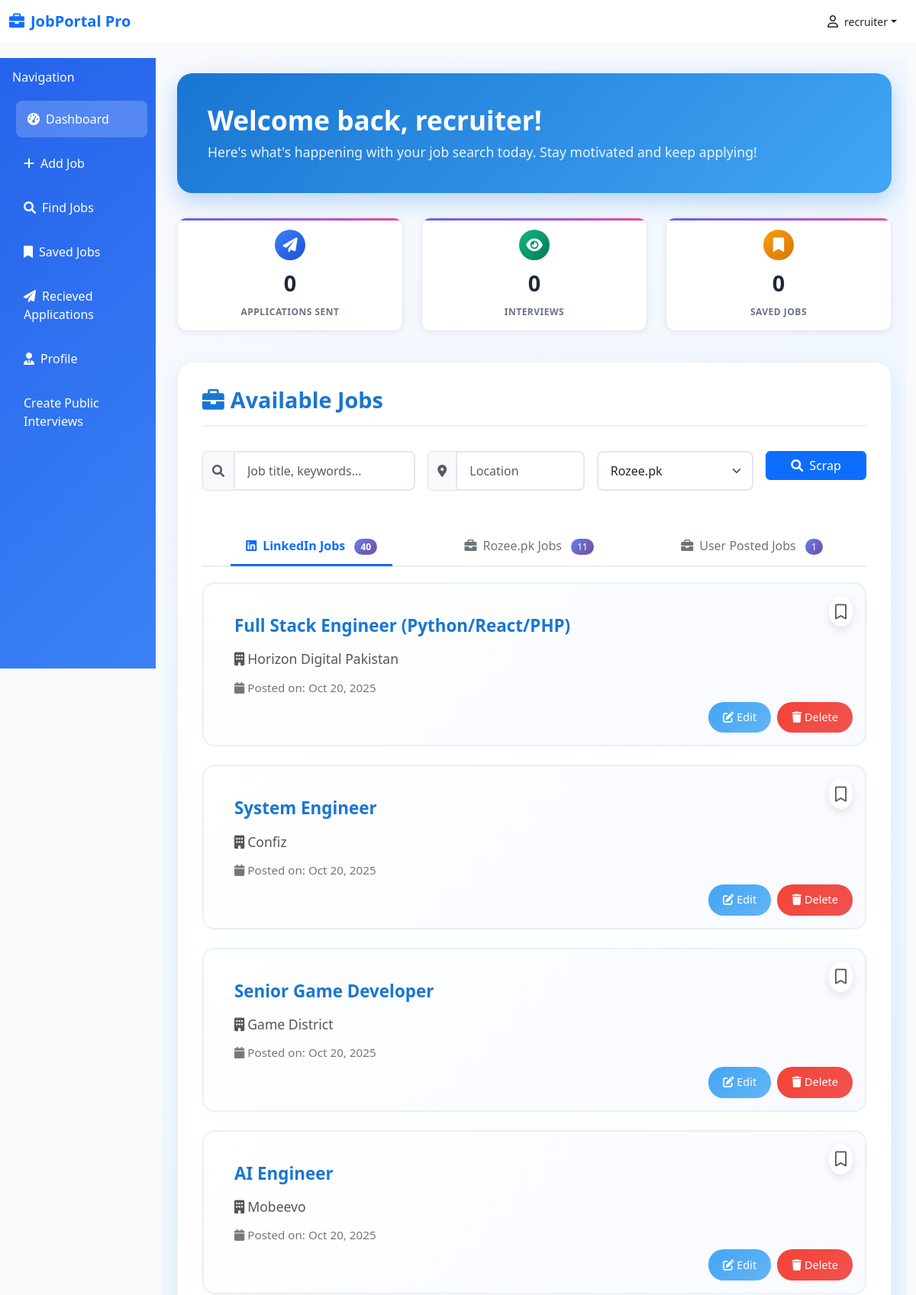
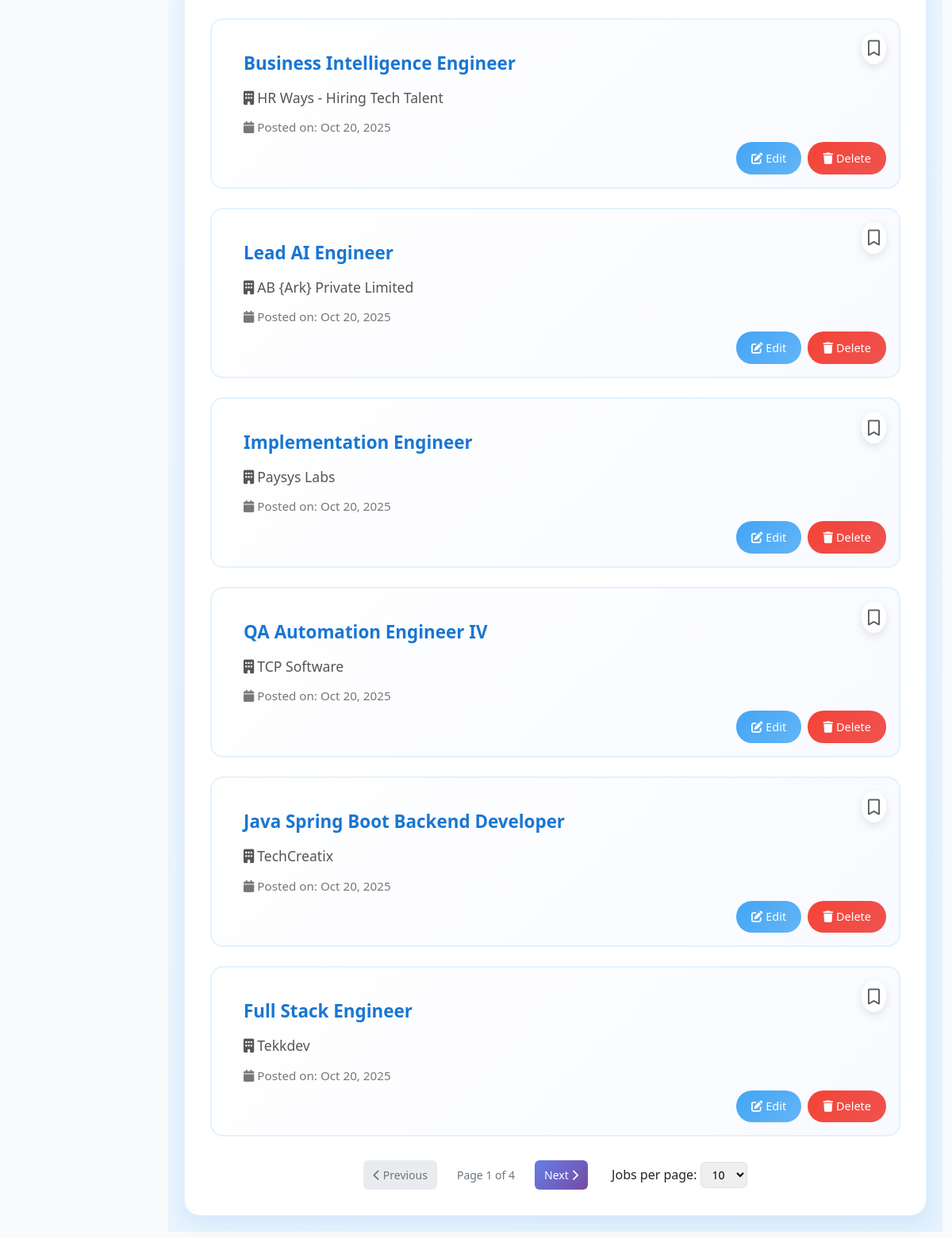
The app's page /dashboard (signed in) with its own data (2 pictures, top to bottom).
### database/models.py (models this page shows)
class User(Base):
    __tablename__ = "users"
    id = Column(Integer(), primary_key=True)
    name = Column(String(256), nullable=False)
    email = Column(String(256), nullable=False)
    password = Column(String(256), nullable=False)
    is_recruiter = Column(Boolean, default=False)

class Job(Base):
    __tablename__ = "job"
    id = Column(Integer, primary_key=True, index=True)
    link = Column(String, nullable=True)
    logo = Column(String, nullable=True)
    title = Column(String, nullable=False)
    company = Column(String, nullable=True)
    location = Column(String, nullable=True)
    salary = Column(String, nullable=True)
    description = Column(Text, nullable=True)
    responsibilities = Column(Text, nullable=True)
    requirements = Column(Text, nullable=True)
    skills = Column(JSON, nullable=True)
    seniority_level = Column(String, nullable=True)
    employment_type = Column(String, nullable=True)
    job_function = Column(String, nullable=True)
    industry = Column(String, nullable=True)
    posted_on = Column(String, nullable=True)
    source = Column(String, nullable=False)
    created_at = Column(DateTime, default=datetime.utcnow)
    user_id = Column(Integer(), ForeignKey('users.id'))
    user = relationship("User", backref=backref("job", cascade='all, delete-orphan'))

### apps/dashboard/dashboard.py (the view)
@dashboard_router.get("/dashboard", response_model=list[JobResponse])
async def dashboard(request:Request,
    current_user: str = Depends(get_current_user),
    db:Session=Depends(get_db)
    ):
    jobs = db.query(Job).order_by(Job.created_at.desc()).all()
    applications_count = db.query(Applicant).filter(Applicant.applicant == current_user.id).count()
    saved_count = db.query(SaveJob).filter(SaveJob.user_id == current_user.id).count()
    shortlisted_count = db.query(Applicant).filter(
        Applicant.applicant == current_user.id,
        Applicant.status == "shortlisted"
    ).count()
    stats = {
        "applications": applications_count,
        "saved": saved_count,
        "shortlisted": shortlisted_count
    }
    return templates.TemplateResponse("dashboard.html", {"request":request, "jobs":jobs, "current_user":current_user, "stats":stats})

### templates/dashboard.html (shortened to what this page needs)
{% extends 'base.html' %}
{% block csslink %}
    <link rel="stylesheet" href="{{ url_for('static', path='css/dashboard.css') }}">
{% endblock %}
{% block content %}
<div class="col-md-9 col-lg-10">
    <div class="main-content">
        <div class="welcome-section">
            <h2>Welcome back, {{current_user.name}}!</h2>
            <p>Here's what's happening with your job search today. Stay motivated and keep applying!</p>
        </div>
        <div class="row mb-4">
            <div class="col-md-4 mb-3">
                <div class="stats-card text-center">
                    <div class="stats-icon icon-applications">
                        <i class="fas fa-paper-plane"></i>
                    </div>
                    <div class="stats-number">{{stats.applications}}</div>
                    <div class="stats-label">Applications Sent</div>
                </div>
            </div>
            <div class="col-md-4 mb-3">
                <div class="stats-card text-center">
                    <div class="stats-icon icon-views">
                        <i class="fas fa-eye"></i>
                    </div>
                    <div class="stats-number">{{stats.shortlisted}}</div>
                    <div class="stats-label">Interviews</div>
                </div>
            </div>
            <div class="col-md-4 mb-3">
                <div class="stats-card text-center">
                    <div class="stats-icon icon-saved">
                        <i class="fas fa-bookmark"></i>
                    </div>
                    <div class="stats-number">{{stats.saved}}</div>
                    <div class="stats-label">Saved Jobs</div>
                </div>
            </div>
        </div>
        <div class="jobs-section">
            <div class="jobs-header">
                <h2><i class="fas fa-briefcase me-2"></i>Available Jobs</h2>
            </div>
            {% if current_user.is_recruiter %}
            <form method="post" action="{{ url_for('scrap_rozeepk') }}" class="mb-5">
                <div class="row g-3">
                    <div class="col-md-4">
                        <div class="input-group">
                            <span class="input-group-text bg-light">
                                <i class="fas fa-search text-muted"></i>
                            </span>
                            <input type="text" name="job_title" class="form-control" placeholder="Job title, keywords..." id="jobSearch">
                        </div>
                    </div>
                    <div class="col-md-3">
                        <div class="input-group">
                            <span class="input-group-text bg-light">
                                <i class="fas fa-map-marker-alt text-muted"></i>
                            </span>
                            <input type="text" class="form-control" name="location" placeholder="Location" id="locationSearch">
                        </div>
                    </div>
                    <div class="col-md-3">
                        <select class="form-select" id="jobType" name="source">
                            <option value="rozeepk">Rozee.pk</option>
                        </select>
                    </div>
                    <div class="col-md-2">
                        <button type="submit" class="btn btn-primary w-100">
                            <i class="fas fa-search me-2"></i>Scrap
                        </button>
                    </div>
                </div>
            </form>
            {% endif %}
            <ul class="nav nav-tabs justify-content-around job-tabs" id="jobTabs" role="tablist">
                <li class="nav-item" role="presentation">
                    <button class="nav-link active" id="linkedin-tab" data-bs-toggle="tab" data-bs-target="#linkedin-jobs" type="button" role="tab">
                        <i class="fab fa-linkedin me-2"></i>LinkedIn Jobs
                        <span class="job-count-badge" id="linkedin-count">0</span>
                    </button>
                </li>
                <li class="nav-item" role="presentation">
                    <button class="nav-link" id="rozee-tab" data-bs-toggle="tab" data-bs-target="#rozee-jobs" type="button" role="tab">
                        <i class="fas fa-briefcase me-2"></i>Rozee.pk Jobs
                        <span class="job-count-badge" id="rozee-count">0</span>
                    </button>
                </li>
                <li class="nav-item" role="presentation">
                    <button class="nav-link" id="user-posted-tab" data-bs-toggle="tab" data-bs-target="#user-posted-jobs" type="button" role="tab">
                        <i class="fas fa-briefcase me-2"></i>User Posted Jobs
                        <span class="job-count-badge" id="user-posted-count">0</span>
                    </button>
                </li>
            </ul>
            <div class="tab-content" id="jobTabsContent">
                <div class="tab-pane fade show active" id="linkedin-jobs" role="tabpanel">
                    <div id="linkedin-jobs-container">
                    </div>
                    <div class="pagination-container" id="linkedin-pagination" style="display: none;">
                        <button class="pagination-btn" id="linkedin-prev">
                            <i class="fas fa-chevron-left"></i> Previous
                        </button>
                        <span class="pagination-info" id="linkedin-info"></span>
                        <button class="pagination-btn" id="linkedin-next">
                            Next <i class="fas fa-chevron-right"></i>
                        </button>
                        <div class="page-size-selector">
                            <label for="linkedin-page-size">Jobs per page:</label>
                            <select id="linkedin-page-size">
                                <option value="10" selected>10</option>
                            </select>
                        </div>
                    </div>
                </div>
            </div>
            <div id="all-jobs" style="display: none;">
                {% for job in jobs %}
                <div class="job-item" data-source="{{ job.source }}">
                    <form action="{{ url_for('save_job', job_id=job.id) }}" method="post" class="position-absolute top-0 end-0 m-3">
                        {% set saved_job_ids = current_user.savejob | map(attribute='job_id') | list %}
                        <button class="bookmark-btn" {% if job.id in saved_job_ids %} disabled {% endif %}>
                            {% if job.id in saved_job_ids %}
                                <i class="fa-solid fa-bookmark fa-lg text-warning"></i>
                            {% else %}
                                <i class="fa-regular fa-bookmark fa-lg text-muted"></i>
                            {% endif %}
                        </button>
                    </form>
                    <div class="pe-5">
                        <a href="{{ url_for('get_job_detail', job_id=job.id) }}" class="job-title">
                            {{ job.title }}
                        </a>
                        <div class="job-company">
                            <i class="fas fa-building me-1"></i>{{ job.company }}
                        </div>
                        <div class="job-posted">
                            <i class="fas fa-calendar me-1"></i>Posted on: {{ job.created_at.strftime('%b %d, %Y') }}
                        </div>
                    </div>
                    {% if current_user.is_recruiter %}
                    <div class="position-absolute bottom-0 end-0 m-3">
                        <div class="recruiter-actions">
                            <a class="btn-edit" href="{{ url_for('get_edit_job', job_id=job.id) }}">
                                <i class="fas fa-edit me-1"></i>Edit
                            </a>
                            <a class="btn-delete" href="{{ url_for('delete_job', job_id=job.id) }}">
                                <i class="fas fa-trash me-1"></i>Delete
                            </a>
                        </div>
                    </div>
                    {% endif %}
                </div>
                {% endfor %}
            </div>
        </div>
    </div>
</div>
{% endblock %}

### templates/base.html (shortened to what this page needs)
<!DOCTYPE html>
<html lang="en">
<head>
    <link href="https://cdn.jsdelivr.net/npm/bootstrap@5.3.0/dist/css/bootstrap.min.css" rel="stylesheet">
    <link href="https://cdnjs.cloudflare.com/ajax/libs/font-awesome/6.0.0/css/all.min.css" rel="stylesheet">
    {% block csslink %} {% endblock %}
    <link rel="stylesheet" href="{{ url_for('static', path='css/base.css') }}">
</head>
<body>
    <nav class="navbar navbar-expand-lg navbar-light bg-white fixed-top">
        <div class="container-fluid">
            <a class="navbar-brand fw-bold text-primary" href=" {{url_for('dashboard')}} ">
                <i class="fas fa-briefcase me-2"></i>JobPortal Pro
            </a>
            <div class="d-flex align-items-center">
                <div class="dropdown">
                    <button class="btn text-dark dropdown-toggle d-flex align-items-center" type="button"
                        id="userDropdown" data-bs-toggle="dropdown" aria-expanded="false">
                        <i class="fa-regular fa-user me-2"></i>
                        <small>{{ current_user.name }}</small>
                    </button>
                </div>
            </div>
        </div>
    </nav>
    <div class="container-fluid" style="margin-top: 76px;">
        <div class="row">
            <div class="col-md-3 col-lg-2 px-0">
                <div class="sidebar">
                    <div class="p-3">
                        <h6 class="text-white mb-3">Navigation</h6>
                        <nav class="nav flex-column">
                            <a class="nav-link {% if request.url.path == '/dashboard' %}active{% endif %}"
                                href=" {{url_for('dashboard')}} "><i
                                    class="fas fa-tachometer-alt me-2"></i>Dashboard</a>
                            {% if current_user.is_recruiter %}
                            <a class="nav-link {% if request.url.path=='/add-job' %}active{% endif %}"
                                href=" {{url_for('add_job')}} "><i class="fas fa-plus me-2"></i>Add Job</a>
                            {% endif %}
                            <a class="nav-link {% if request.url.path=='/search' %}active{% endif %}"
                                href="{{url_for('get_search')}}"><i class="fas fa-search me-2"></i>Find Jobs</a>
                            <a class="nav-link {% if request.url.path=='/saved-job' %}active{% endif %}"
                                href=" {{url_for('saved_job')}} "><i class="fas fa-bookmark me-2"></i>Saved Jobs</a>
                            {% if current_user.is_recruiter %}
                            <a class="nav-link {% if request.url.path=='/get-applicant' %}active{% endif %}"
                                href=" {{url_for('get_applicants')}} "><i class="fas fa-paper-plane me-2"></i>Recieved
                                Applications</a>
                            {% endif %}
                            <a class="nav-link {% if request.url.path=='/profile' %}active{% endif %}"
                                href="{{url_for('get_profile')}}"><i class="fas fa-user-tie me-2"></i>Profile</a>
                            {% if current_user.is_recruiter %}
                            <a class="nav-link {% if request.url.path=='/recruiter-public-interview' %}active{% endif %}"
                                href=" {{url_for('recruiter_public_interview')}} ">Create Public Interviews</a>
                            {% endif %}
                        </nav>
                    </div>
                </div>
            </div>
            {% block content %} {% endblock %}
        </div>
    </div>
</body>
</html>

### records on screen
User: name "recruiter"
Job: title "Full Stack Engineer (Python/React/PHP)", company "Horizon Digital Pakistan", created_at "Oct 20, 2025"
Job: title "System Engineer", company "Confiz", created_at "Oct 20, 2025"
Job: title "Senior Game Developer", company "Game District", created_at "Oct 20, 2025"
Job: title "AI Engineer", company "Mobeevo", created_at "Oct 20, 2025"
Job: title "Business Intelligence Engineer", company "HR Ways - Hiring Tech Talent", created_at "Oct 20, 2025"
Job: title "Lead AI Engineer", company "AB {Ark} Private Limited", created_at "Oct 20, 2025"
Job: title "Implementation Engineer", company "Paysys Labs", created_at "Oct 20, 2025"
Job: title "QA Automation Engineer IV", company "TCP Software", created_at "Oct 20, 2025"
Job: title "Java Spring Boot Backend Developer", company "TechCreatix", created_at "Oct 20, 2025"
Job: title "Full Stack Engineer", company "Tekkdev", created_at "Oct 20, 2025"

### other values on screen
{{ stats.applications }} "0"
{{ stats.shortlisted }} "0"
{{ stats.saved }} "0"
